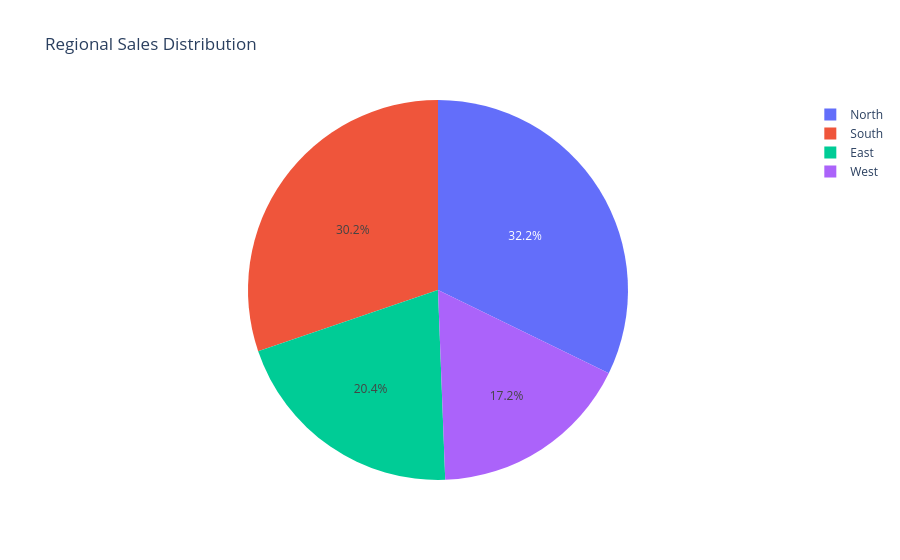

Source (notebook cell):
### Code cell
ffig = px.scatter(
    df,
    x="Quantity",
    y="Total_Sales",
    color="Product",
    size="Price",
    hover_data=["Customer_ID", "Region"],
    title="Quantity vs Total Sales"
)

fig.show()

fig.write_image("visualizations/quantity_vs_sales.png")

### Figure 1 — Plotly figure (JSON) as saved in the notebook; plotly's stock layout.template omitted (floating-point values rounded to 4 significant figures)
{"data": [{"domain": {"x": [0, 1], "y": [0, 1]}, "hovertemplate": "Region=%{label}<br>Total_Sales=%{value}<extra></extra>", "labels": ["East", "North", "South", "West"], "legendgroup": "", "name": "", "showlegend": true, "type": "pie", "values": [2519639, 3983635, 3737852, 2123922]}], "layout": {"legend": {"tracegroupgap": 0}, "title": {"text": "Regional Sales Distribution"}}}
